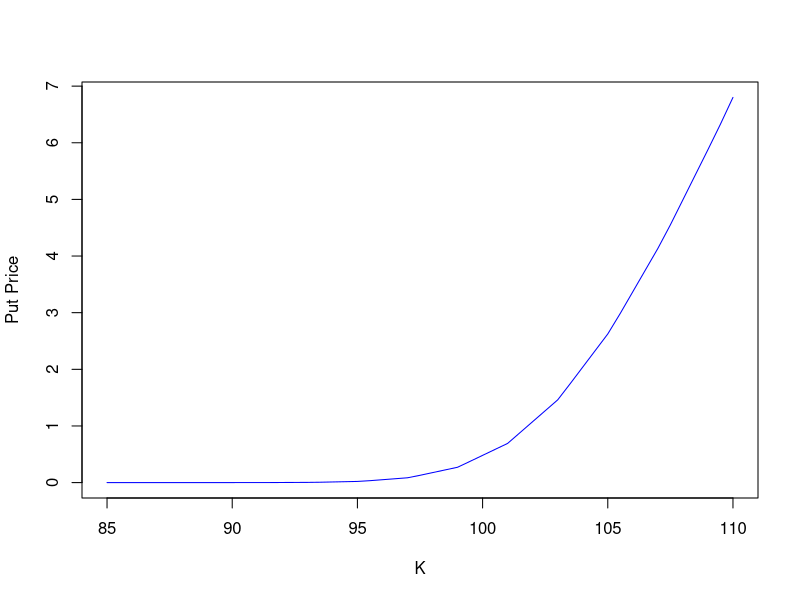
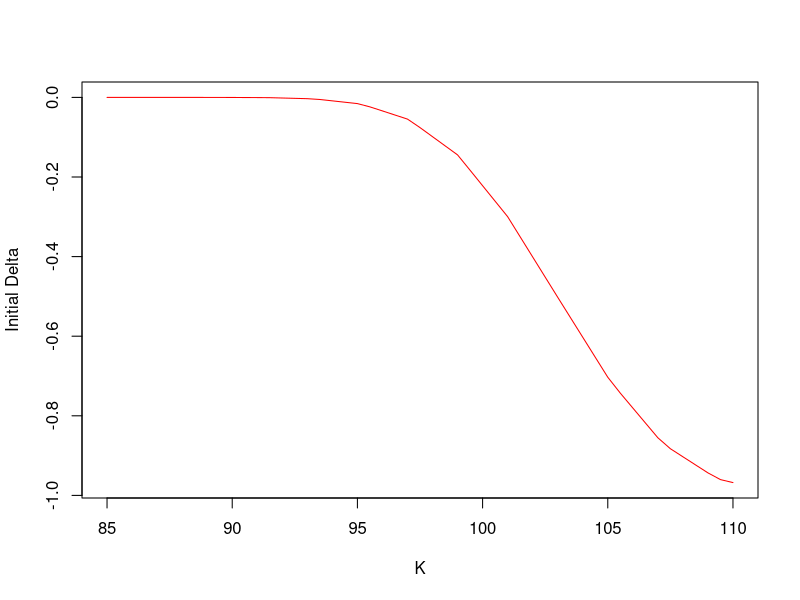
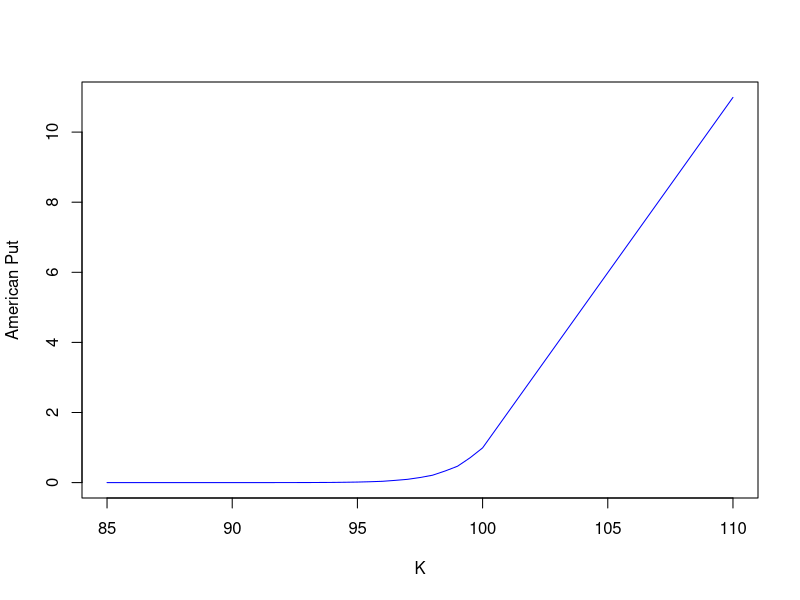
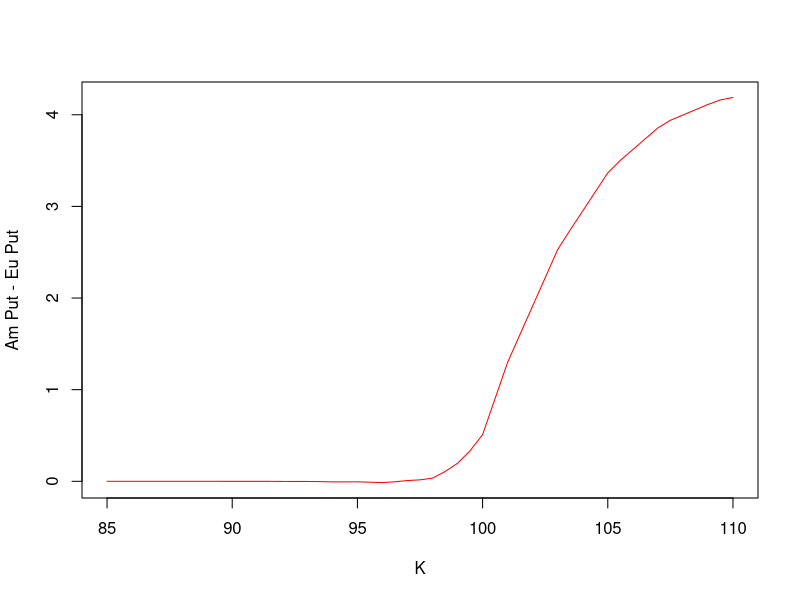

R code for these plots, in order:
## ---- chunk 1
knitr::opts_chunk$set(echo = TRUE)
## ---- chunk 2
# Put function based off given r code
binomPut <- function(n,T,S0,K,r,delta)
{  
  h <- T/n
  d<-100/101; u<-1.01; q<- (exp((r-delta)*h)-d)/(u-d)
  Sbin <- S0*d^n*(u/d)^(0:n)  # possible values of stock price
  qbin <- dbinom(0:n,n,q)  # corresponding probabilities using q
  Payoff <- pmax(K-Sbin,0) 
  return(exp(-r*T)*sum(qbin*Payoff))
}
# Plot
K=seq(85,110,0.5)
priceE=c()
for (i in seq(85,110,0.5))
{ 
  put=binomPut(15,T=1,S=100, K=i,r=0.03,delta=0)
  priceE=append(priceE,put)
}
plot(K, priceE,type="l",col="blue", xlab="K", ylab="Put Price")

## ---- chunk 3
# Now for corresponding delta
binTree <- function(N,T,S0,K,r,delta) {
  h <- T/N
  u <- 1.01
  d <- 100/101
  q <- (exp( (r-delta)*h)-d)/(u-d)
  V <- array(0, dim=c(N+1,N+1)) # matrix for storing all the option values
  Del <- array(0, dim=c(N+1,N+1))
  for (i in 0:N) { # terminal payoff
    curS <- S0*(u)^i*(d)^(N-i)
    V[N+1,i+1] <- max( K-curS, 0) # Put payoff
  }
  for (j in N:1) {
    for (i in 0:(j-1)) {
      V[j,i+1] <- exp(-r*h)*(q*V[j+1,i+2]+(1-q)*V[j+1,i+1])
      curS <- S0*(u)^i*(d)^(j-i-1)
      Del[j,i+1] <- exp(-delta*h)*(V[j+1,i+2]-V[j+1,i+1])/(curS*u-curS*d)
    }
  }
  return (list(price = V[1,1],Delta0 = Del[1,1],allDelta=Del,allV = V) )
}
# Plot
del=c()  
for (i in seq(85,110,0.5))
  { 
  put=binTree(N=15,T=1,S=100, K=i,r=0.03,delta=0)
  del=append(del, put$Delta0)
}
plot(K, del, type="l", col="red", xlab="K", ylab="Initial Delta") 

## ---- chunk 4
binTree <- function(N,T,S0,K,r,delta) {
  h <- T/N
  u <- 1.01
  d <- 100/101
  q <- (exp( (r-delta)*h)-d)/(u-d)
  V <- array(0, dim=c(N+1,N+1)) 
  Del <- array(0, dim=c(N+1,N+1))
  
  for (i in 0:N) { # terminal payoff
    curS <- S0*(u)^i*(d)^(N-i)
    V[N+1,i+1] <- max( K-curS, 0) # Put payoff
  }
  
  for (j in (N-1):1) {
    for (i in 0:j) {
      V[j,i+1] <-max(K-S0*(u)^i*(d)^(j-i),exp(-r*h)*(q*V[j+1,i+2]+(1-q)*V[j+1,i+1]))
      
    }
  }
  
  return (list(price = V[1,1],Delta0 = Del[1,1],allDelta=Del,allV = V) )
}


# Plot
K=seq(85,110,0.5)
priceA=c()
for (i in seq(85,110,0.5))
{ 
  put=binTree(15,T=1,S=100, K=i,r=0.05,delta=0)
  priceA=append(priceA,put$price)
}
plot(K, priceA,type="l",col="blue", xlab="K", ylab=" American Put ")


## ---- chunk 5
# Plot
K=seq(85,110,0.5)
priceA=c()
for (i in seq(85,110,0.5))
{ 
  put=binTree(15,T=1,S=100, K=i,r=0.05,delta=0)
  priceA=append(priceA,put$price)
}
plot(K, (priceA-priceE),type="l",col="red", xlab="K", ylab="Am Put - Eu Put")

## ---- chunk 6
binomCall <- function(n,T,S0,K,r)
{  
  h <- T/n
  d<-exp(-0.25*sqrt(h)); u<-exp(0.25*sqrt(h)); 
  q<- (exp((r)*h)-d)/(u-d)
  Sbin <- S0*d^n*(u/d)^(0:n)  # possible values of stock price
  qbin <- dbinom(0:n,n,q)  # corresponding probabilities using q
  Payoff <- pmax(Sbin-K,0)
  return(exp(-r*T)*sum(qbin*Payoff))
}

## ---- chunk 7
binomCall(4,1,100,100,0.05) # n = 4
binomCall(8,1,100,100,0.05) # n = 8
binomCall(15,1,100,100,0.05)
binomCall(30,1,100,100,0.05)
binomCall(60,1,100,100,0.05)
binomCall(90,1,100,100,0.05)
binomCall(120,1,100,100,0.05) # n = 120

